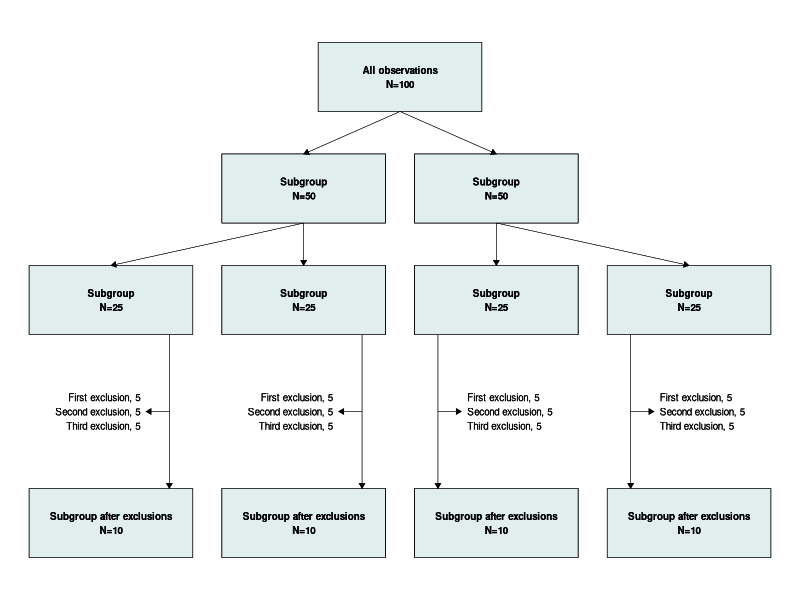

Write R code to recreate this figure.

# A tutorial on programmatically drawing CONSORT diagrams from data using R and ggplot2

# Code and tutorial written by Matthew Johnson

# Tutorial text can be found at: https://ma-json.netlify.app/

# Inspired by an RPubs blog article by Peter Higgins: https://rpubs.com/phiggins/461686


#------------------------------------------------------------------------------
# Create a sample dataset
#------------------------------------------------------------------------------
id <- seq(1:100)

lyr_2 <- rep(2:3, 50)

lyr_3 <- rep(1:4, 25)

exclusion_lyr_4 <- c(rep(0, 40), rep(1, 20), rep(2, 20), rep(3, 20))

lyr_5 <- c(rep(1:4, 10), rep(0, 60))

df <- as.data.frame(cbind(id, lyr_2, lyr_3, exclusion_lyr_4, lyr_5))

rm(id, lyr_2, lyr_3, exclusion_lyr_4, lyr_5)


#------------------------------------------------------------------------------
# Set up the plot
#------------------------------------------------------------------------------
col_nr <- as.integer(4)

col_width <- as.integer(28)

col_spc <- as.integer(5)

lyr_nr <- as.integer(5)

lyr_depth <- as.integer(13)

lyr_spc <- as.integer(8)

plot_width <- as.integer((col_nr * col_width) + ((col_nr + 1) * col_spc))

plot_height <- as.integer((lyr_nr * lyr_depth) + ((lyr_nr + 1) * lyr_spc))

plot_area <- as.data.frame(matrix(ncol = 2, nrow = 2, dimnames = list(NULL, c("x", "y"))))
plot_area$x <- c(1, plot_width)
plot_area$y <- c(1, plot_height)


#------------------------------------------------------------------------------
# Set up the grid
#------------------------------------------------------------------------------
matr_col_dim <- matrix(
  c(
    list(c(NA, NA, NA)), 
    list(c(NA, NA, NA)), 
    list(c(NA, NA, NA)), 
    list(c(NA, NA, NA))
  ), 
  nrow = 1, 
  ncol = col_nr
)

for(i in col_nr:1) {
  {
    if(i == col_nr)
      matr_col_dim[[1, i]][3] = plot_width - col_spc
    else
      matr_col_dim[[1, i]][3] = matr_col_dim[[1, i + 1]][1] - col_spc
  }
  matr_col_dim[[1, i]][2] = matr_col_dim[[1, i]][3] - (col_width / 2)
  matr_col_dim[[1, i]][1] = matr_col_dim[[1, i]][3] - col_width
}

rm(i)

matr_lyr_dim <- matrix(
  c(
    list(c(NA, NA, NA)), 
    list(c(NA, NA, NA)), 
    list(c(NA, NA, NA)),
    list(c(NA, NA, NA)),
    list(c(NA, NA, NA))
  ), 
  nrow = lyr_nr, 
  ncol = 1
)

for(i in 1:lyr_nr) {
  {
    if(i == 1)
      matr_lyr_dim[[i, 1]][3] = plot_height - lyr_spc
    else
      matr_lyr_dim[[i, 1]][3] = matr_lyr_dim[[i - 1, 1]][1] - lyr_spc
  }
  matr_lyr_dim[[i, 1]][2] = matr_lyr_dim[[i, 1]][3] - (lyr_depth / 2)
  matr_lyr_dim[[i, 1]][1] = matr_lyr_dim[[i, 1]][3] - lyr_depth
}

rm(i)


#------------------------------------------------------------------------------
# Create more lookup tables
#------------------------------------------------------------------------------
matr_cell_text <- matrix(
  c(
    NA, "All observations\nN=", NA, NA, # layer 1
    NA, "Subgroup\nN=", "Subgroup\nN=", NA, # layer 2
    "Subgroup\nN=", "Subgroup\nN=", "Subgroup\nN=", "Subgroup\nN=", # layer 3
    NA, NA, NA, NA, # layer 4
    "Subgroup after exclusions\nN=", "Subgroup after exclusions\nN=", "Subgroup after exclusions\nN=", "Subgroup after exclusions\nN=" # layer 5
  ), 
  nrow = lyr_nr, 
  byrow = TRUE,
  dimnames = list(
    c(seq(1, lyr_nr)), 
    c(seq(1, col_nr)) 
  )
)

matr_cell_values <- matrix(
  c(
    NA, length(df$id), NA, NA, # layer 1
    NA, sum(df$lyr_2 == 2), sum(df$lyr_2 == 3), NA, # layer 2
    sum(df$lyr_3 == 1), sum(df$lyr_3 == 2), sum(df$lyr_3 == 3), sum(df$lyr_3 == 4), # layer 3
    NA, NA, NA, NA, # layer 4
    sum(df$lyr_5 == 1), sum(df$lyr_5 == 2), sum(df$lyr_5 == 3), sum(df$lyr_5 == 4) # layer 5
  ), 
  nrow = lyr_nr, 
  byrow = TRUE,
  dimnames = list(
    c(seq(1, lyr_nr)), 
    c(seq(1, col_nr)) 
  )
)

matr_lyr_4_content <- matrix(
  c(
    sum(df$lyr_3 == 1 & df$exclusion_lyr_4 == 1), sum(df$lyr_3 == 1 & df$exclusion_lyr_4 == 2), sum(df$lyr_3 == 1 & df$exclusion_lyr_4 == 3), # column 1
    sum(df$lyr_3 == 2 & df$exclusion_lyr_4 == 1), sum(df$lyr_3 == 2 & df$exclusion_lyr_4 == 2), sum(df$lyr_3 == 2 & df$exclusion_lyr_4 == 3), # column 2
    sum(df$lyr_3 == 3 & df$exclusion_lyr_4 == 1), sum(df$lyr_3 == 3 & df$exclusion_lyr_4 == 2), sum(df$lyr_3 == 3 & df$exclusion_lyr_4 == 3), # column 3
    sum(df$lyr_3 == 4 & df$exclusion_lyr_4 == 1), sum(df$lyr_3 == 4 & df$exclusion_lyr_4 == 2), sum(df$lyr_3 == 4 & df$exclusion_lyr_4 == 3) # column 4
  ), 
  ncol = col_nr, 
  byrow = FALSE,
  dimnames = list(
    c("First exclusion, ", "Second exclusion, ", "Third exclusion, "), 
    c(seq(1, 4)) 
  )
)


#------------------------------------------------------------------------------
# Define draw functions
#------------------------------------------------------------------------------
# (a) closed cell
geom_closed_cell <- function(
  lyr, 
  col, 
  arrow_x_start = matr_col_dim[[1, col]][2], 
  arrow_x_end = arrow_x_start, 
  arrow_y_start = matr_lyr_dim[[lyr - 1, 1]][1] 
) {
  
  assign("lyr_f", lyr, envir = .GlobalEnv)
  assign("col_f", col, envir = .GlobalEnv)
  
  list(
    geom_rect(
      xmin = matr_col_dim[[1, col]][1], 
      xmax = matr_col_dim[[1, col]][3], 
      ymin = matr_lyr_dim[[lyr, 1]][1], 
      ymax = matr_lyr_dim[[lyr, 1]][3], 
      color = 'black', 
      fill = 'azure2', 
      size = 0.25
    ), 
    geom_text(
      x = matr_col_dim[[1, col]][2], 
      y = matr_lyr_dim[[lyr, 1]][2], 
      label = paste0(
        matr_cell_text[lyr, col], 
        matr_cell_values[lyr, col]
      ), 
      size = 2.5, 
      fontface = 'bold'
    ), 
    geom_segment(
      x = arrow_x_start, 
      xend = arrow_x_end, 
      y = arrow_y_start, 
      yend = matr_lyr_dim[[lyr, 1]][3], 
      size = 0.15, 
      linejoin = "mitre", 
      lineend = "butt",
      arrow = arrow(length = unit(1.5, "mm"), type = "closed") 
    )
  )
}

# (b) open cell
geom_open_cell <- function(
  lyr, 
  col, 
  txt_x, 
  txt_align, 
  arrow_x_start = matr_col_dim[[1, col]][2] + (col_spc * 2), 
  arrow_x_end = matr_col_dim[[1, col]][2] + (col_spc * 1.2) 
) {
  
  assign("lyr_f", lyr, envir = .GlobalEnv)
  assign("col_f", col, envir = .GlobalEnv)
  
  list(
    geom_text(
      x = txt_x, 
      y = matr_lyr_dim[[lyr, 1]][2], 
      label = paste0(
        rownames(matr_lyr_4_content)[1],
        matr_lyr_4_content[1, col], 
        "\n",
        rownames(matr_lyr_4_content)[2],
        matr_lyr_4_content[2, col], 
        "\n",
        rownames(matr_lyr_4_content)[3],
        matr_lyr_4_content[3, col]
      ), 
      size = 2.5,
      hjust = txt_align
    ), 
    geom_segment(
      x = arrow_x_start, 
      xend = arrow_x_end, 
      y = matr_lyr_dim[[lyr, 1]][2], 
      yend = matr_lyr_dim[[lyr, 1]][2], 
      size = 0.15, 
      linejoin = "mitre", 
      lineend = "butt",
      arrow = arrow(length = unit(1.5, "mm"), type = "closed") 
    )
  )
}


#------------------------------------------------------------------------------
# Draw the final CONSORT diagram
#------------------------------------------------------------------------------
install.packages("tidyverse")
library(tidyverse)

CONSORT_diag <- ggplot(plot_area, aes(x, y)) + 
  scale_x_continuous(
    breaks = c(unlist(matr_col_dim), plot_width), 
    labels = c(unlist(matr_col_dim), plot_width), 
    limits = c(0, plot_width), 
    expand = c(0, 0)
  ) +
  scale_y_continuous(
    breaks = c(unlist(matr_lyr_dim), plot_height), 
    labels = c(unlist(matr_lyr_dim), plot_height), 
    limits = c(0, plot_height), 
    expand = c(0, 0)
  ) +
  
  # layer 1: 
  geom_rect(
    xmin = matr_col_dim[[1, 2]][2] + (col_spc / 2), 
    xmax = matr_col_dim[[1, 3]][2] - (col_spc / 2), 
    ymin = matr_lyr_dim[[1, 1]][1], 
    ymax = matr_lyr_dim[[1, 1]][3], 
    color = 'black', 
    fill = 'azure2', 
    size = 0.25
  ) +
  geom_text(
    x = matr_col_dim[[1, 2]][3] + (col_spc / 2), 
    y = matr_lyr_dim[[1, 1]][2], 
    label = paste0(
      matr_cell_text[1, 2], 
      matr_cell_values[1, 2]
    ), 
    size = 2.5, 
    fontface = 'bold'
  ) +
  
  # layer 2:
  geom_closed_cell(
    lyr = 2, 
    col = 2, 
    arrow_x_start = matr_col_dim[[1, col_f]][3] + (col_spc / 2), 
    arrow_x_end = matr_col_dim[[1, col_f]][2]
  ) +
  geom_closed_cell(
    lyr = 2, 
    col = 3, 
    arrow_x_start = matr_col_dim[[1, (col_f - 1)]][3] + (col_spc / 2), 
    arrow_x_end = matr_col_dim[[1, col_f]][2]
  ) +
  
  # layer 3:
  geom_closed_cell(
    lyr = 3, 
    col = 1, 
    arrow_x_start = matr_col_dim[[1, (col_f + 1)]][2], 
    arrow_x_end = matr_col_dim[[1, col_f]][2]
  ) + 
  geom_closed_cell(
    lyr = 3, 
    col = 2
  ) +
  geom_closed_cell(
    lyr = 3, 
    col = 3
  ) +
  geom_closed_cell(
    lyr = 3, 
    col = 4, 
    arrow_x_start = matr_col_dim[[1, (col_f - 1)]][2], 
    arrow_x_end = matr_col_dim[[1, col_f]][2]
  ) + 
  
  # layer 4: 
  geom_open_cell(
    lyr = 4, 
    col = 1, 
    txt_x = matr_col_dim[[1, col_f]][2] + col_spc,
    txt_align = 'right'
  ) +
  geom_open_cell(
    lyr = 4, 
    col = 2, 
    txt_x = matr_col_dim[[1, col_f]][2] + col_spc,
    txt_align = 'right'
  ) +
  geom_open_cell(
    lyr = 4, 
    col = 3, 
    txt_x = matr_col_dim[[1, col_f]][2] - col_spc, 
    txt_align = 'left', 
    arrow_x_start = matr_col_dim[[1, col_f]][2] - (col_spc * 2), 
    arrow_x_end = matr_col_dim[[1, col_f]][2] - (col_spc * 1.2)
  ) +
  geom_open_cell(
    lyr = 4, 
    col = 4, 
    txt_x = matr_col_dim[[1, col_f]][2] - col_spc, 
    txt_align = 'left', 
    arrow_x_start = matr_col_dim[[1, col_f]][2] - (col_spc * 2), 
    arrow_x_end = matr_col_dim[[1, col_f]][2] - (col_spc * 1.2)
  ) + 
  
  # layer 5:
  geom_closed_cell(
    lyr = 5, 
    col = 1, 
    arrow_x_start = matr_col_dim[[1, col_f]][2] + (col_spc * 2), 
    arrow_y_start = matr_lyr_dim[[(lyr_f - 2), 1]][1]
  ) +
  geom_closed_cell(
    lyr = 5, 
    col = 2, 
    arrow_x_start = matr_col_dim[[1, col_f]][2] + (col_spc * 2), 
    arrow_y_start = matr_lyr_dim[[(lyr_f - 2), 1]][1]
  ) +
  geom_closed_cell(
    lyr = 5, 
    col = 3, 
    arrow_x_start = matr_col_dim[[1, col_f]][2] - (col_spc * 2), 
    arrow_y_start = matr_lyr_dim[[(lyr_f - 2), 1]][1]
  ) +
  geom_closed_cell(
    lyr = 5, 
    col = 4, 
    arrow_x_start = matr_col_dim[[1, col_f]][2] - (col_spc * 2), 
    arrow_y_start = matr_lyr_dim[[(lyr_f - 2), 1]][1]
  ) +
  
  theme_void()

CONSORT_diag

